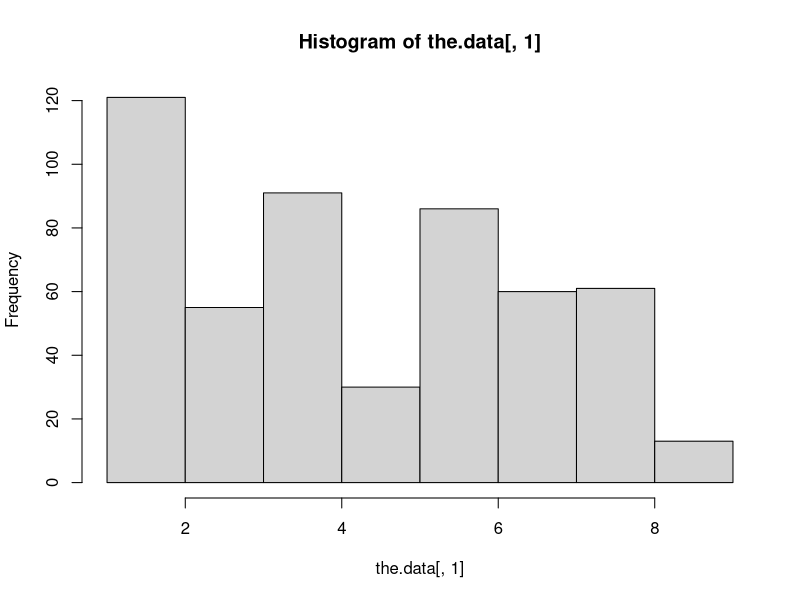
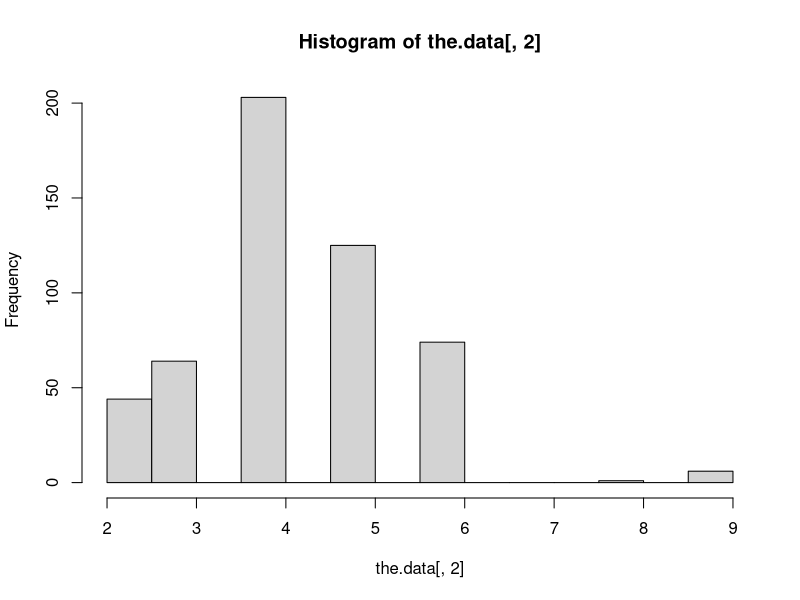
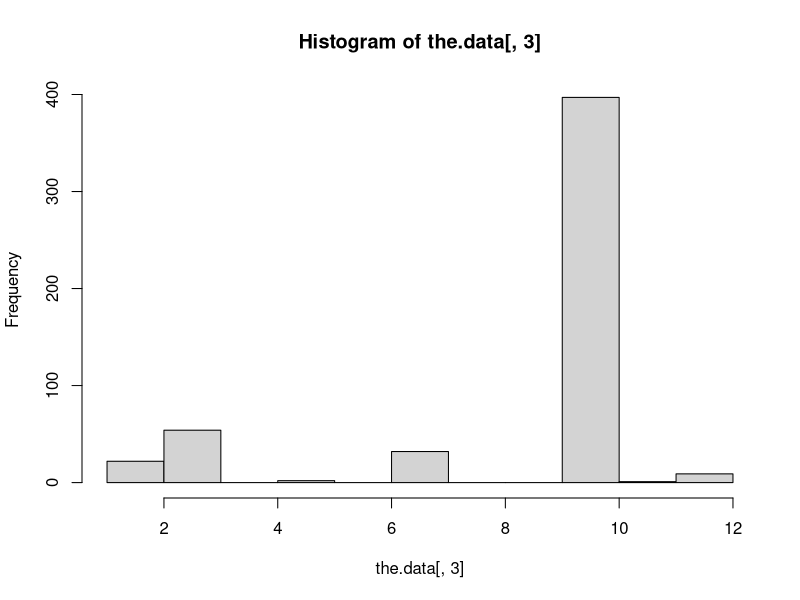
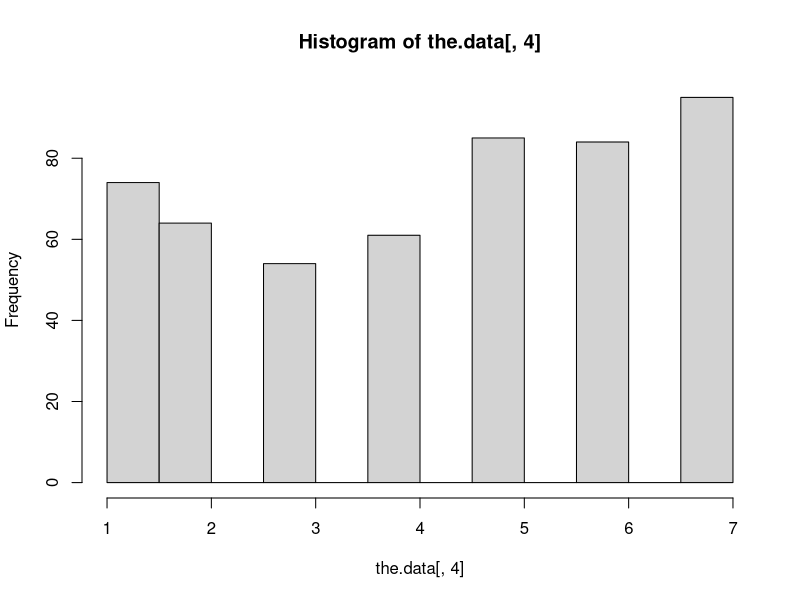
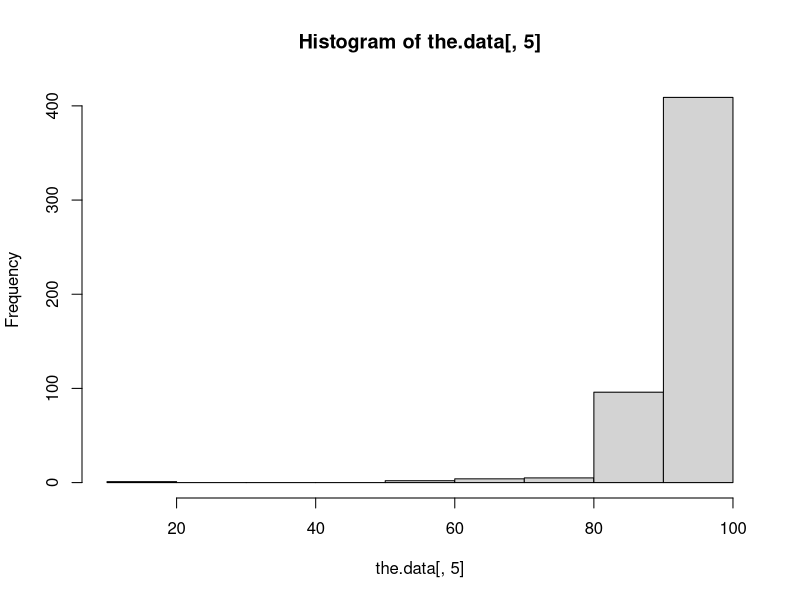
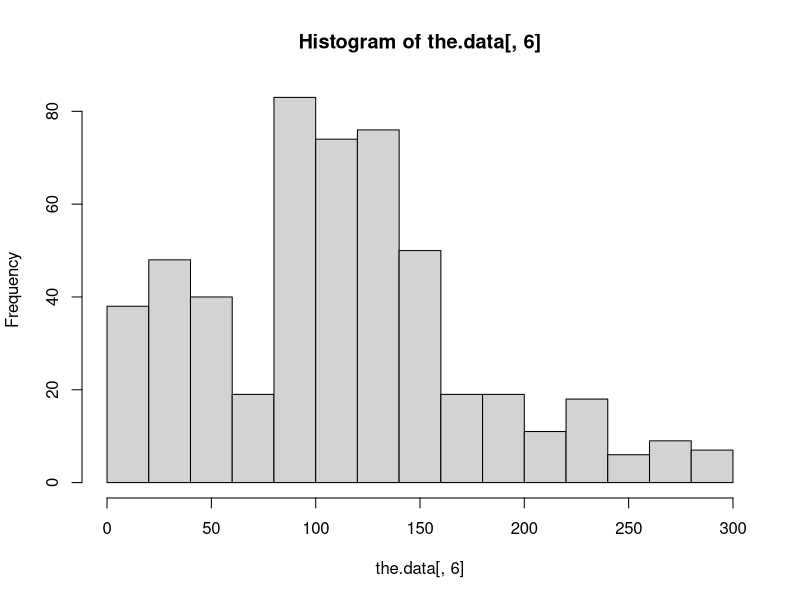
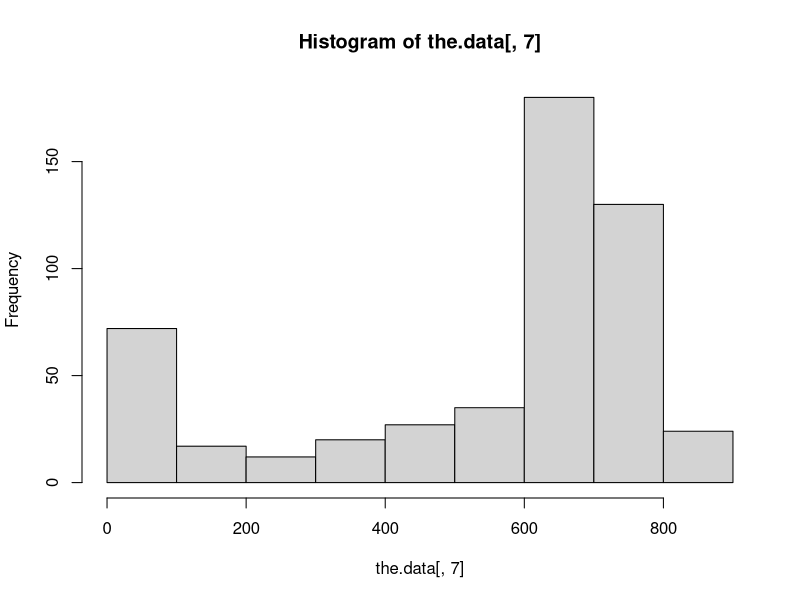
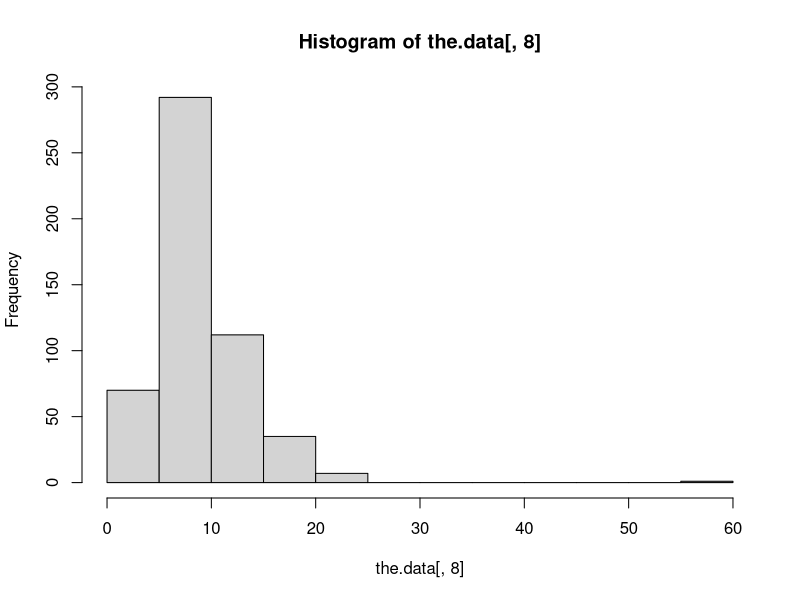

Write the R code that produced these figures, in order.
the.data = read.table("Forest718.txt")
the.data <- as.matrix(read.table("Forest718.txt"))
hist(the.data[,1])
hist(the.data[,2])
hist(the.data[,3])
hist(the.data[,4])
hist(the.data[,5])
hist(the.data[,6])
hist(the.data[,7])
hist(the.data[,8])
hist(the.data[,9])
hist(the.data[,10])
hist(the.data[,11])
hist(the.data[,12])
plot(the.data[,5], the.data[,13])
plot(the.data[,6], the.data[,13])
plot(the.data[,7], the.data[,13])
plot(the.data[,8], the.data[,13])
plot(the.data[,9], the.data[,13])
plot(the.data[,10], the.data[,13])
plot(the.data[,11], the.data[,13])
plot(the.data[,12], the.data[,13])
max(the.data[,5])
min(the.data[,5])
max(the.data[,6])
min(the.data[,6])
max(the.data[,7])
min(the.data[,7])
max(the.data[,8])
min(the.data[,8])
max(the.data[,9])
min(the.data[,9])
max(the.data[,10])
min(the.data[,10])
max(the.data[,11])
min(the.data[,11])
max(the.data[,12])
min(the.data[,12])
max(the.data[,13])
min(the.data[,13])
my.data = array(0,c(517,9))
my.data[,1] = (the.data[,5]-min(the.data[,5]))/(max(the.data[,5])-min(the.data[,5]))
my.data[,2] = (the.data[,6]-min(the.data[,6]))/(max(the.data[,6])-min(the.data[,6]))
my.data[,3] = (the.data[,7]-min(the.data[,7]))/(max(the.data[,7])-min(the.data[,7]))
my.data[,4] = (the.data[,8]-min(the.data[,8]))/(max(the.data[,8])-min(the.data[,8]))
my.data[,5] = (the.data[,9]-min(the.data[,9]))/(max(the.data[,9])-min(the.data[,9]))
     